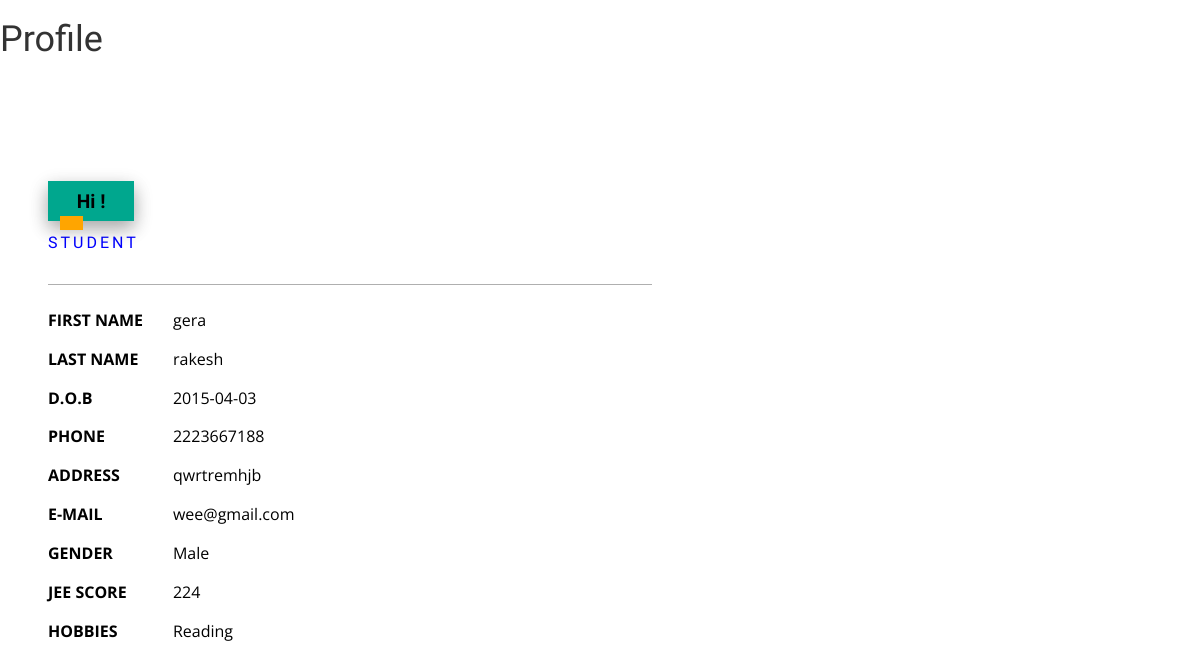
Page /profile.php?detail=19 on the committed database.
### tables this page shows
CREATE TABLE `student` (
  `st_id` int(11) NOT NULL,
  `fname` text NOT NULL,
  `lname` text NOT NULL,
  `address` text NOT NULL,
  `password1` text NOT NULL,
  `num` text NOT NULL,
  `score` text NOT NULL,
  `dob` text NOT NULL,
  `email` varchar(56) NOT NULL,
  `gender` text NOT NULL,
  `hobbies` text NOT NULL,
  `activate` tinyint(1) NOT NULL DEFAULT '0'
);

### profile.php (the view, shortened to what this page needs)
<!DOCTYPE HTML>
<html>
<head>
<link href="css/bootstrap.css" rel='stylesheet' type='text/css' />
<link href="css/style.css" rel='stylesheet' type='text/css' />
</head>
<body>
<?php
   $conn=mysqli_connect('localhost','root','') ;
   $detail_record=$_GET['detail'];
   $que="select * from student where st_id='$detail_record' ";
   $run= mysqli_query($conn, $que);
   while($row=mysqli_fetch_array($run))
   {
	$fname = $row['fname'];
    $lname = $row['lname'];
    $email =  $row['email'];
	$address= $row['address'];
	$mobileno=$row['num'];
	$gender=$row['gender'];
	$dob=$row['dob'];
	$hobbies=$row['hobbies'];
	$score=$row['score'];
   ?>
<h1>Profile</h1>
<div class="banner-info">
				<div class="col-md-7 header-right">
					<h1>Hi !</h1>
					<h6>Student</h6>
					<ul class="address">
					<li>
							<ul class="address-text">
								<li><b>FIRST NAME</b></li>
								<li><?php echo $fname; ?></li>
							</ul>
						</li>
						<li>
							<ul class="address-text">
								<li><b>LAST NAME</b></li>
								<li><?php echo $lname; ?></li>
							</ul>
						</li>
						<li>
							<ul class="address-text">
								<li><b>D.O.B</b></li>
								<li><?php echo $dob; ?></li>
							</ul>
						</li>
						<li>
							<ul class="address-text">
								<li><b>PHONE </b></li>
								<li><?php echo $mobileno; ?></li>
							</ul>
						</li>
						<li>
							<ul class="address-text">
								<li><b>ADDRESS </b></li>
								<li><?php echo $address; ?></li>
							</ul>
						</li>
						<li>
							<ul class="address-text">
								<li><b>E-MAIL </b></li>
								<li><?php echo $email; ?></li>
							</ul>
						</li>
						<li>
							<ul class="address-text">
								<li><b>GENDER</b></li>
								<li><?php echo $gender; ?></li>
							</ul>
						</li>
						<li>
							<ul class="address-text">
								<li><b>JEE SCORE</b></li>
								<li><?php echo $score; ?></li>
							</ul>
						</li>
						<li>
							<ul class="address-text">
								<li><b>HOBBIES </b></li>
								<li><?php echo $hobbies; ?></li>
							</ul>
						</li>
					</ul>
					<?php } ?>
				</div>
				</body>
				</html>

### css/style.css (style rules this page uses)
html, body { font-family: 'Open Sans', sans-serif; font-size: 100%; background: #FFf; }
body h1,h2,h3,h4,h5,h6 { font-family: 'Asap', sans-serif; }
.banner-info { background : url(images/pic12.jpg) no-repeat center top; margin-top: 4em; }
.header-right { padding: 3em; }
ul.address-text { padding: 0; font }
ul.address { padding: 0; }
.header-right { padding-left: 3em; }
.header-right h1 { font-size: 2.5em; color: black; margin: 0.5em 0 0; font-weight: bold; }
.header-right h1 { font-size: 1.2em; color: black; background: #00a78e; display: inline-block; padding: .5em 1.5em; position: relative; box-shadow: 0 8px 17px 0 rgba(0,0,0,0.2),0 6px 20px 0 rgba(0,0,0,0.19); }
.header-right h1:before { width: 0; height: 0; position: absolute; content: ''; bottom: -9px; left: 12px; border-style: solid; border-width: 14px 11px 0 12px; border-color: orange; }
.header-right h6 { font-size: 1em; color: blue; margin-top: 0.8em; letter-spacing: 3px; text-transform: uppercase; }
ul.address { margin-top: 2em; border-top: 1px solid #AFAFAF; padding-top: 0.5em; }
ul.address li { display: block; }
ul.address li ul.address-text li { display: inline-block; font-size: 1em; color: black; margin-top: 1em; font-weight: 400; }
ul.address li ul.address-text li:nth-child(1) { width: 20%; }
ul.address-text b { color:black; }

### rows in the picture
student: fname "gera", lname "rakesh", dob "2015-04-03", num "2223667188", address "qwrtremhjb", email "wee@gmail.com", gender "Male", score "224", hobbies "Reading"
